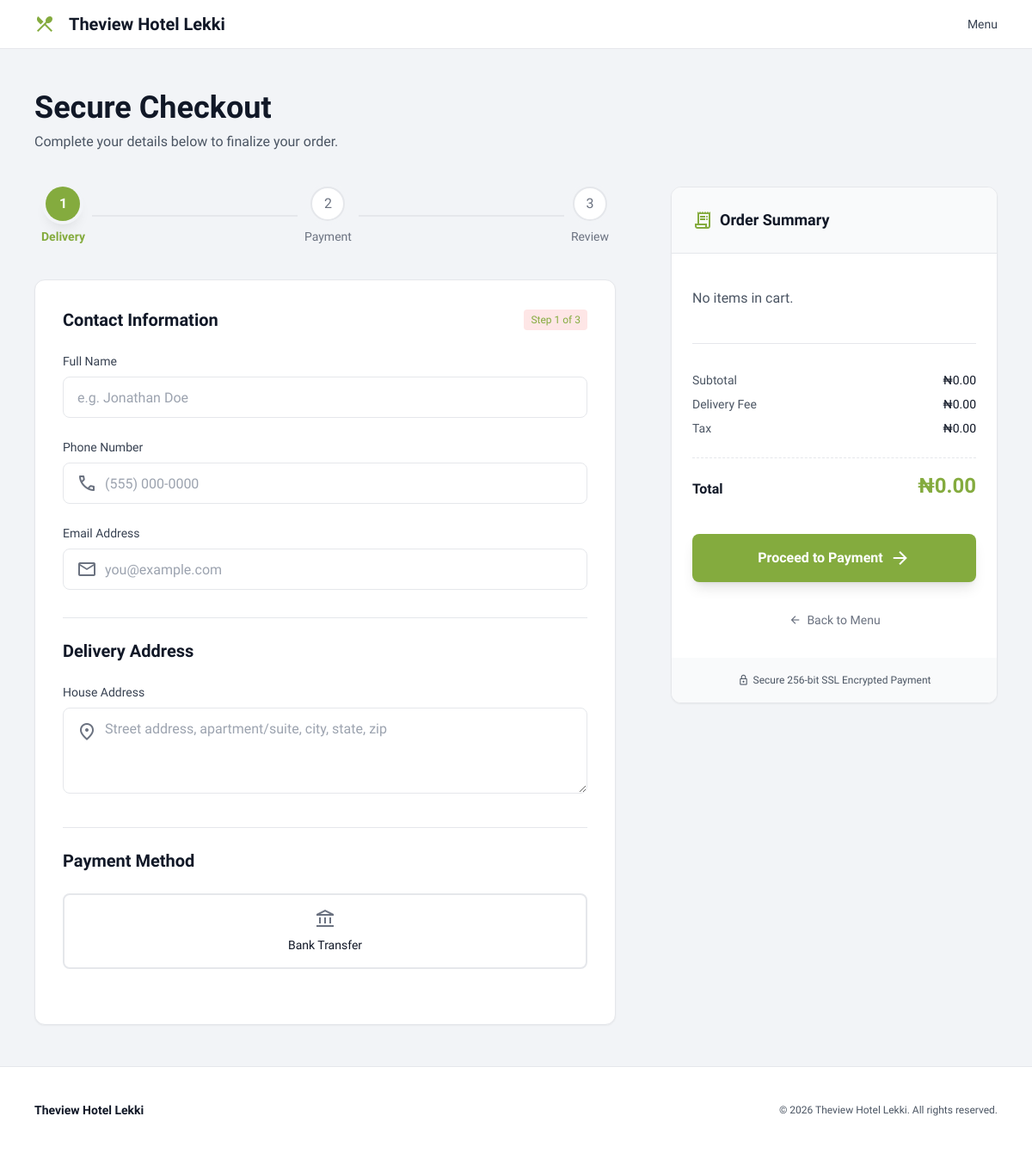
/checkout.php?slug=theview-hotel, run on the app's committed database.
### tables this page shows
CREATE TABLE `restaurants` (
  `id` int(11) NOT NULL,
  `name` varchar(255) NOT NULL,
  `slug` varchar(255) NOT NULL,
  `logo` varchar(255) DEFAULT NULL,
  `hero_image` varchar(255) DEFAULT NULL,
  `description` text DEFAULT NULL,
  `phone` varchar(50) DEFAULT NULL,
  `email` varchar(255) DEFAULT NULL,
  `address` text DEFAULT NULL,
  `website` varchar(255) DEFAULT NULL,
  `whatsapp_link` varchar(255) DEFAULT NULL,
  `instagram_url` varchar(255) DEFAULT NULL,
  `facebook_url` varchar(255) DEFAULT NULL,
  `twitter_url` varchar(255) DEFAULT NULL,
  `enable_food_ordering` tinyint(1) NOT NULL DEFAULT 1,
  `enable_table_reservations` tinyint(1) NOT NULL DEFAULT 1,
  `map_latitude` decimal(10,8) DEFAULT NULL,
  `map_longitude` decimal(11,8) DEFAULT NULL,
  `header_menu_items` text DEFAULT NULL,
  `footer_content` text DEFAULT NULL,
  `manager_email` varchar(255) DEFAULT NULL,
  `google_rating` decimal(3,1) DEFAULT 4.5,
  `rating_source` varchar(50) DEFAULT 'Google',
  `template_id` int(11) DEFAULT 1,
  `is_active` tinyint(1) DEFAULT 1,
  `available_items_count` int(11) DEFAULT 0,
  `unavailable_items_count` int(11) DEFAULT 0,
  `subscription_id` int(11) DEFAULT NULL,
  `created_at` timestamp NOT NULL DEFAULT current_timestamp(),
  `updated_at` timestamp NOT NULL DEFAULT current_timestamp() ON UPDATE current_timestamp()
);

CREATE TABLE `restaurant_payment_settings` (
  `id` int(11) NOT NULL,
  `restaurant_id` int(11) NOT NULL,
  `gateway` varchar(50) NOT NULL,
  `is_active` tinyint(1) DEFAULT 0,
  `test_mode` tinyint(1) DEFAULT 1,
  `public_key_test` varchar(255) DEFAULT NULL,
  `secret_key_test` text DEFAULT NULL,
  `webhook_secret_test` varchar(255) DEFAULT NULL,
  `public_key_live` varchar(255) DEFAULT NULL,
  `secret_key_live` text DEFAULT NULL,
  `webhook_secret_live` varchar(255) DEFAULT NULL,
  `bank_name` varchar(255) DEFAULT NULL,
  `account_number` varchar(100) DEFAULT NULL,
  `account_name` varchar(255) DEFAULT NULL,
  `created_at` timestamp NOT NULL DEFAULT current_timestamp(),
  `updated_at` timestamp NOT NULL DEFAULT current_timestamp() ON UPDATE current_timestamp()
);

### checkout.php (the view, shortened to what the rows shown need)
<?php
require_once __DIR__ . '/includes/functions.php';
require_once __DIR__ . '/includes/restaurant-payment-functions.php';
$slug = trim($_GET['slug'] ?? $_POST['slug'] ?? '');
$restaurant = getRestaurantBySlug($slug);
$customization = getCustomizationSettings($restaurant['id']);
$primaryColor = $customization['primary_color'] ?? '#f20d0d';
$paymentMethods = getRestaurantActivePaymentMethods($restaurant['id']);
$restaurantName = htmlspecialchars($restaurant['name']);
$baseUrl = defined('SITE_URL') ? rtrim(SITE_URL, '/') : '';
$menuUrl = $baseUrl . '/restaurant/' . $slug;
$isReservationCheckout = false;
?>
<!DOCTYPE html>
<html class="light" lang="en">
<head>
    <script src="https://cdn.tailwindcss.com?plugins=forms,container-queries"></script>
</head>
<body class="bg-[#f2f4f7] font-display min-h-screen flex flex-col">
<header class="sticky top-0 z-50 flex items-center justify-between whitespace-nowrap border-b border-solid border-gray-200 px-6 lg:px-10 py-3 bg-white">
    <a href="<?php echo htmlspecialchars($menuUrl); ?>" class="flex items-center gap-4 text-gray-900">
        <span class="material-symbols-outlined text-2xl" style="color:<?php echo htmlspecialchars($primaryColor); ?>">restaurant_menu</span>
        <h2 class="text-xl font-bold"><?php echo $restaurantName; ?></h2>
    </a>
</header>
<main class="flex-grow w-full max-w-[1280px] mx-auto px-4 lg:px-10 py-8 lg:py-12">
    <div class="mb-10 text-center lg:text-left">
        <h1 class="text-3xl lg:text-4xl font-bold text-gray-900 mb-2"><?php echo $isReservationCheckout ? 'Reservation Deposit' : 'Secure Checkout'; ?></h1>
    </div>
    <form method="post" id="checkout-form" class="flex flex-col lg:flex-row gap-8 lg:gap-16">
        <div class="flex-1 min-w-0">
            <div class="bg-white rounded-xl border border-gray-200 shadow-sm p-6 lg:p-8">
                <?php if (empty($paymentMethods)): ?>
                <div class="mb-8 p-4 rounded-lg bg-amber-50 border border-amber-200 text-amber-800 text-sm">
                    No payment methods configured. Please contact the restaurant.
                </div>
                <?php else: ?>
                <div class="flex flex-wrap gap-4 mb-8">
                    <?php
                    $logoUrls = [
                        'paystack' => 'https://upload.wikimedia.org/wikipedia/commons/0/0b/Paystack_Logo.png',
                        'flutterwave' => 'https://static.cdnlogo.com/logos/f/6/flutterwave.svg',
                    ];
                    $fallbackIcon = 'account_balance';
                    foreach ($paymentMethods as $pm): ?>
                    <label class="flex-1 min-w-[140px] cursor-pointer">
                        <div class="border-2 border-gray-200 rounded-lg p-4 flex flex-col items-center justify-center gap-2 peer-checked:border-primary peer-checked:ring-2 peer-checked:ring-primary transition-all">
                            <?php if (!empty($logoUrls[$pm['gateway']])): ?>
                            <img src="<?php echo htmlspecialchars($logoUrls[$pm['gateway']]); ?>" alt="<?php echo htmlspecialchars($pm['label']); ?>" class="h-8 object-contain max-w-[120px]" loading="lazy">
                            <?php else: ?>
                            <span class="material-symbols-outlined text-gray-500"><?php echo $fallbackIcon; ?></span>
                            <?php endif; ?>
                            <span class="font-medium text-gray-900 text-center text-sm"><?php echo htmlspecialchars($pm['label']); ?></span>
                        </div>
                    </label>
                    <?php endforeach; ?>
                </div>
                <?php endif; ?>
            </div>
        </div>
    </form>
</main>
<footer class="mt-auto border-t border-gray-200 bg-white py-10 px-6 lg:px-10">
    <div class="flex flex-col md:flex-row justify-between items-center gap-6 max-w-[1280px] mx-auto">
        <span class="text-sm font-bold text-gray-900"><?php echo $restaurantName; ?></span>
        <p class="text-xs text-gray-600">© <?php echo date('Y'); ?> <?php echo $restaurantName; ?>. All rights reserved.</p>
    </div>
</footer>
</body>
</html>

### data on the page
restaurants: name "Theview Hotel Lekki"
restaurant_payment_settings: label "Bank Transfer"
